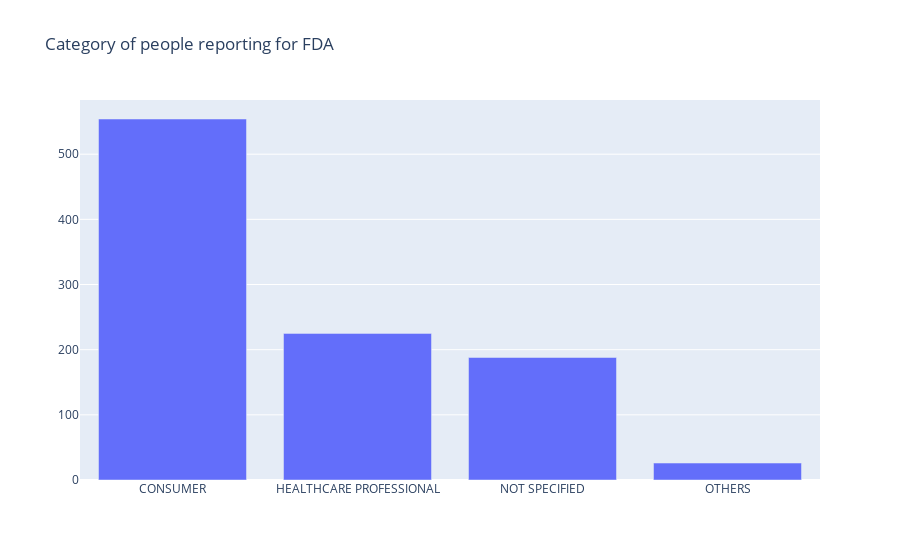

The notebook cell saved with this chart:
### Code cell
import plotly.graph_objects as go
go.Figure(go.Bar(x = qualification_graph.index, 
                 y = qualification_graph['safety_report_id']),
                 layout = dict(barmode='relative',
                 title='Category of people reporting for FDA'))

### Figure 1 — Plotly figure (JSON) as saved in the notebook; plotly's stock layout.template omitted (floating-point values rounded to 4 significant figures)
{"data": [{"type": "bar", "x": ["CONSUMER", "HEALTHCARE PROFESSIONAL", "NOT SPECIFIED", "OTHERS"], "y": [554, 225, 188, 26]}], "layout": {"barmode": "relative", "title": {"text": "Category of people reporting for FDA"}}}
